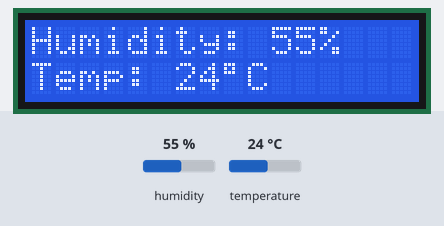
Bench run of a sketch on a simulated Arduino Uno, built with avr-gcc and run on an emulated ATmega328P. Parts: 16×2 character LCD. The inputs (shaded band) are chosen by the test bench; at power-on: humidity 55 %, temperature 24 °C. What the sketch prints to the serial monitor is not drawn.

Above: at 5.2 s.
5.3 s: humidity set to 22 %
At 7.2 s:
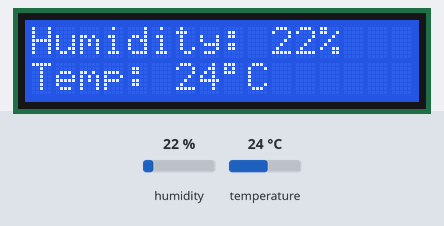
7.5 s: temperature set to 12 °C
At 8.5 s:
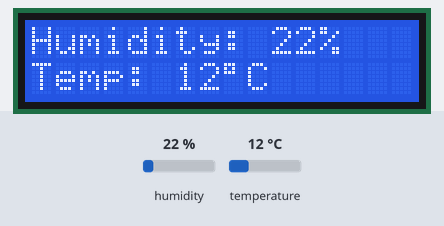
9.6 s: humidity set to 40 %
At 10.7 s:
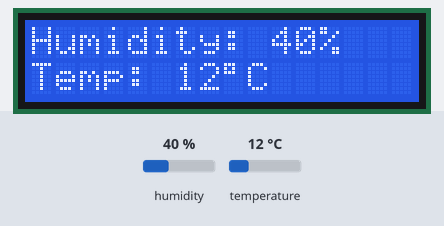
11.6 s: temperature set to 19 °C
At 12.9 s:
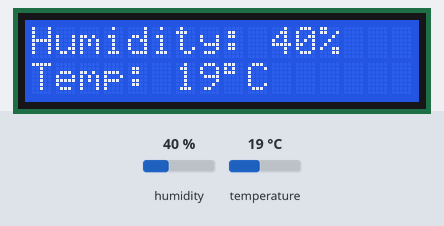
Timing chart, 0 to 14.6 s (numbered marks = the images above; inputs shaded):
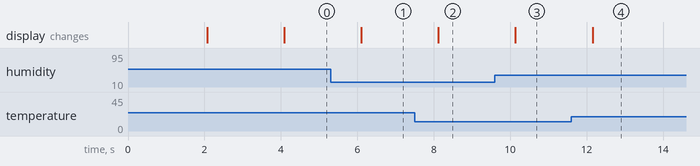

Measured:
- after the input at 5.3 s, the display: changes after 0.80 s (image 1)
- after the input at 7.5 s, the display: changes after 0.62 s (image 2)
- after the input at 9.6 s, the display: changes after 0.54 s (image 3)
- after the input at 11.6 s, the display: changes after 0.55 s (image 4)

The sketch:

TEMPERATURE_HUMIDITY_MONITORING.ino
```cpp
#include <LiquidCrystal.h>
#include "dht.h"
#define dataPin A0
const int rs = 6, en = 7, d4 = 5, d5 = 4, d6 = 3, d7 = 2;
LiquidCrystal lcd(rs, en, d4, d5, d6, d7);
dht DHT;
int temp;
int hum;
void setup()
{
  Serial.begin(9600);
  Serial.println("Ready");
  lcd.begin(16, 2);
  lcd.setCursor(0, 0);
  lcd.print(" WELCOME To ");
  delay(2000);
  lcd.clear();
  lcd.setCursor(0, 0);
  lcd.print("Temp & Humidity ");
  lcd.setCursor(0, 1);
  lcd.print("  MONITORING");
  delay(2000);
  lcd.clear();
}
void loop()
{
  int readData = DHT.read(dataPin);
  hum = DHT.humidity;
  temp = DHT.temperature;
  lcd.setCursor(0, 0);
  lcd.print("Humidity: ");
  lcd.print(hum);
  lcd.print("% ");
  lcd.setCursor(0, 1);
  lcd.print("Temp: ");
  lcd.print(temp);
  lcd.print((char)223); //degree symbol
  lcd.print("C ");
  delay(1000);
}
```
